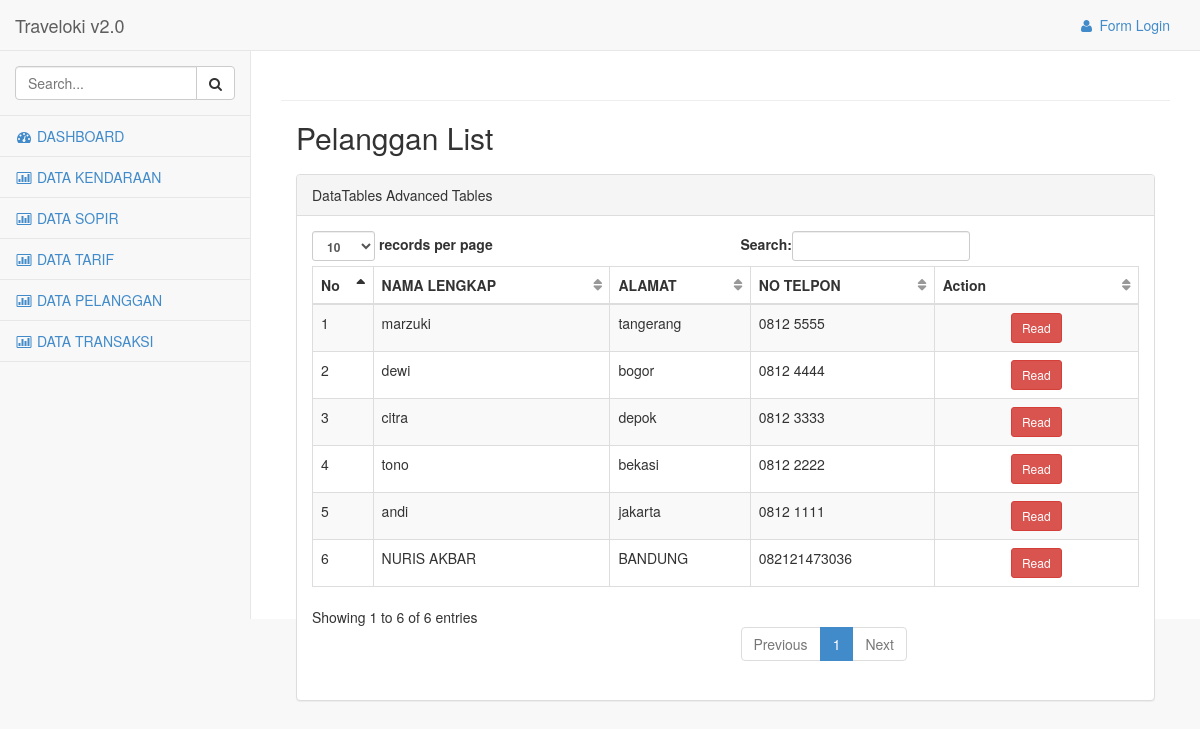
The app's page /index.php/pelanggan with its own data.
### tables this page shows
CREATE TABLE IF NOT EXISTS `pelanggan` (
`pelanggan_id` int(11) NOT NULL,
  `pelanggan_nama` varchar(50) NOT NULL,
  `pelanggan_alamat` text NOT NULL,
  `pelanggan_telpon` varchar(12) NOT NULL
);

### application/libraries/Template.php (called while the page is built)
<?php if ( ! defined('BASEPATH')) exit('No direct script access allowed');
class Template {
		var $template_data = array();
		function set($name, $value)
		{
			$this->template_data[$name] = $value;
		}
		function load($template = '', $view = '' , $view_data = array(), $return = FALSE)
		{
			$this->CI =& get_instance();
			$this->set('contents', $this->CI->load->view($view, $view_data, TRUE));
			return $this->CI->load->view($template, $this->template_data, $return);
		}
}

### application/controllers/Pelanggan.php (called while the page is built, shortened)
<?php
class Pelanggan extends CI_Controller
{
    public function index()
    {
        $pelanggan = $this->pelanggan_model->get_all();
        $data = array(
            'pelanggan_data' => $pelanggan
        );
        $this->template->load('adminTemplate','pelanggan_list', $data);
    }
}

### index.php (called while the page is built, shortened)
<?php
require_once BASEPATH.'core/CodeIgniter.php';

### application/models/Pelanggan_model.php (called while the page is built, shortened)
<?php
class Pelanggan_model extends CI_Model
{
    public $table = 'pelanggan';
    public $id = 'pelanggan_id';
    public $order = 'DESC';
    function get_all()
    {
        $this->db->order_by($this->id, $this->order);
        return $this->db->get($this->table)->result();
    }
}

### application/views/pelanggan_list.php (the view, shortened to what this page needs)
<div class='col-lg-12'>
    <div class="row" style="margin-bottom: 10px">
        <div class="col-md-4">
            <h2 style="margin-top:0px">Pelanggan List</h2>
        </div>
        <div class="col-md-4 text-center">
        </div>
        <div class="col-md-4 text-right">
        </div>
    </div>
    <div class="panel panel-default">
        <div class="panel-heading">
            DataTables Advanced Tables
        </div>
        <div class="panel-body">
            <table class="table table-bordered table-striped" id="mytable">
                <thead>
                    <tr>
                        <th>No</th>
                        <th>NAMA LENGKAP</th>
                        <th>ALAMAT</th>
                        <th>NO TELPON</th>
                        <th width="200">Action</th>
                    </tr>
                </thead>
                <tbody>
                    <?php
                    $start = 0;
                    foreach ($pelanggan_data as $pelanggan) {
                        ?>
                        <tr>
                            <td><?php echo++$start ?></td>
                            <td><?php echo $pelanggan->pelanggan_nama ?></td>
                            <td><?php echo $pelanggan->pelanggan_alamat ?></td>
                            <td><?php echo $pelanggan->pelanggan_telpon ?></td>
                            <td style="text-align:center">
                                <?php
                                echo anchor(site_url('pelanggan/read/' . $pelanggan->pelanggan_id), 'Read', array('class' => 'btn btn-danger btn-sm'));
                                ?>
                            </td>
                        </tr>
                        <?php
                    }
                    ?>
                </tbody>
            </table>
        </div>
    </div>
</div>

### application/views/adminTemplate.php (shortened to what this page needs)
<!DOCTYPE html>
<html lang="en">
<head>
    <link href="<?php echo base_url();?>assets/css/bootstrap.min.css" rel="stylesheet">
    <link href="<?php echo base_url();?>assets/css/plugins/metisMenu/metisMenu.min.css" rel="stylesheet">
    <link href="<?php echo base_url();?>assets/css/plugins/timeline.css" rel="stylesheet">
    <link href="<?php echo base_url();?>assets/css/sb-admin-2.css" rel="stylesheet">
    <link href="<?php echo base_url();?>assets/css/plugins/morris.css" rel="stylesheet">
    <link href="<?php echo base_url();?>assets/font-awesome-4.1.0/css/font-awesome.min.css" rel="stylesheet" type="text/css">
</head>
<body>
    <div id="wrapper">
        <nav class="navbar navbar-default navbar-static-top" role="navigation" style="margin-bottom: 0">
            <div class="navbar-header">
                <a class="navbar-brand" href="index.html">Traveloki v2.0</a>
            </div>
            <ul class="nav navbar-top-links navbar-right">
                <?php
                $status = $this->session->userdata('status');
                if($status=='')
                {
                    echo "<li>".anchor('users/login','<i class="fa fa-user fa-fw"></i> Form Login')."</li>";
                }
                else{
                    echo "<li>".anchor('#','<i class="fa fa-user fa-fw"></i> Selamat Datang '.$this->session->userdata('email'))."</li>";
                    echo "<li>".anchor('users/logout','<i class="fa fa-sign-out fa-fw"></i> Logout'."</li>");
                }
                ?>
            </ul>
            <div class="navbar-default sidebar" role="navigation">
                <div class="sidebar-nav navbar-collapse">
                    <ul class="nav" id="side-menu">
                        <li class="sidebar-search">
                            <div class="input-group custom-search-form">
                                <input type="text" class="form-control" placeholder="Search...">
                                <span class="input-group-btn">
                                <button class="btn btn-default" type="button">
                                    <i class="fa fa-search"></i>
                                </button>
                            </span>
                            </div>
                        </li>
                        <?php
                       echo "<li>".anchor('users/dashboard',"<i class='fa fa-dashboard fa-fw'></i> DASHBOARD")."</li>";
                       echo "<li>".anchor('kendaraan',"<i class='fa fa-bar-chart-o fa-fw'></i> DATA KENDARAAN")."</li>";
                       echo "<li>".anchor('sopir',"<i class='fa fa-bar-chart-o fa-fw'></i> DATA SOPIR")."</li>";
                       echo "<li>".anchor('tarif',"<i class='fa fa-bar-chart-o fa-fw'></i> DATA TARIF")."</li>";
                       echo "<li>".anchor('pelanggan',"<i class='fa fa-bar-chart-o fa-fw'></i> DATA PELANGGAN")."</li>";
                       echo "<li>".anchor('transaksi',"<i class='fa fa-bar-chart-o fa-fw'></i> DATA TRANSAKSI")."</li>";
                       ?>
                    </ul>
                </div>
            </div>
        </nav>
        <div id="page-wrapper">
            <div class="row">
                <div class="col-lg-12">
                    <h1 class="page-header"><?php  ?></h1>
                </div>
            </div>
            <?php echo $contents;?>
        </div>
    </div>
</body>
</html>

### assets/css/sb-admin-2.css (style rules this page uses)
body { background-color: #f8f8f8; }
#wrapper { width: 100%; }
#page-wrapper { padding: 0 15px; min-height: 568px; background-color: #fff; }
@media (min-width:768px) { #page-wrapper { position: inherit; margin: 0 0 0 250px; padding: 0 30px; border-left: 1px solid #e7e7e7; } }
.navbar-top-links li { display: inline-block; }
.navbar-top-links li:last-child { margin-right: 15px; }
.navbar-top-links li a { padding: 15px; min-height: 50px; }
.sidebar .sidebar-nav.navbar-collapse { padding-right: 0; padding-left: 0; }
.sidebar .sidebar-search { padding: 15px; }
.sidebar ul li { border-bottom: 1px solid #e7e7e7; }
@media (min-width:768px) { .sidebar { z-index: 1; position: absolute; width: 250px; margin-top: 51px; } }
table.dataTable thead .sorting, table.dataTable thead .sorting_asc, table.dataTable thead .sorting_desc, table.dataTable thead .sorting_asc_disabled, table.dataTable thead .sorting_desc_disabled { background: 0 0; }
table.dataTable thead .sorting_asc:after { content: "\f0de"; float: right; font-family: fontawesome; }
table.dataTable thead .sorting:after { content: "\f0dc"; float: right; font-family: fontawesome; color: rgba(50,50,50,.5); }

### records on screen
pelanggan: pelanggan_nama "marzuki", pelanggan_alamat "tangerang", pelanggan_telpon "0812 5555", pelanggan_id "Read"
pelanggan: pelanggan_nama "dewi", pelanggan_alamat "bogor", pelanggan_telpon "0812 4444", pelanggan_id "Read"
pelanggan: pelanggan_nama "citra", pelanggan_alamat "depok", pelanggan_telpon "0812 3333", pelanggan_id "Read"
pelanggan: pelanggan_nama "tono", pelanggan_alamat "bekasi", pelanggan_telpon "0812 2222", pelanggan_id "Read"
pelanggan: pelanggan_nama "andi", pelanggan_alamat "jakarta", pelanggan_telpon "0812 1111", pelanggan_id "Read"
pelanggan: pelanggan_nama "NURIS AKBAR", pelanggan_alamat "BANDUNG", pelanggan_telpon "082121473036", pelanggan_id "Read"

### other values on screen
anchor('users/login','<i class="fa fa-user fa-fw"></i> Form Login') "Form Login"
anchor('sopir',"<i class='fa fa-bar-chart-o fa-fw'></i> DATA SOPIR") "DATA SOPIR"
anchor('tarif',"<i class='fa fa-bar-chart-o fa-fw'></i> DATA TARIF") "DATA TARIF"
